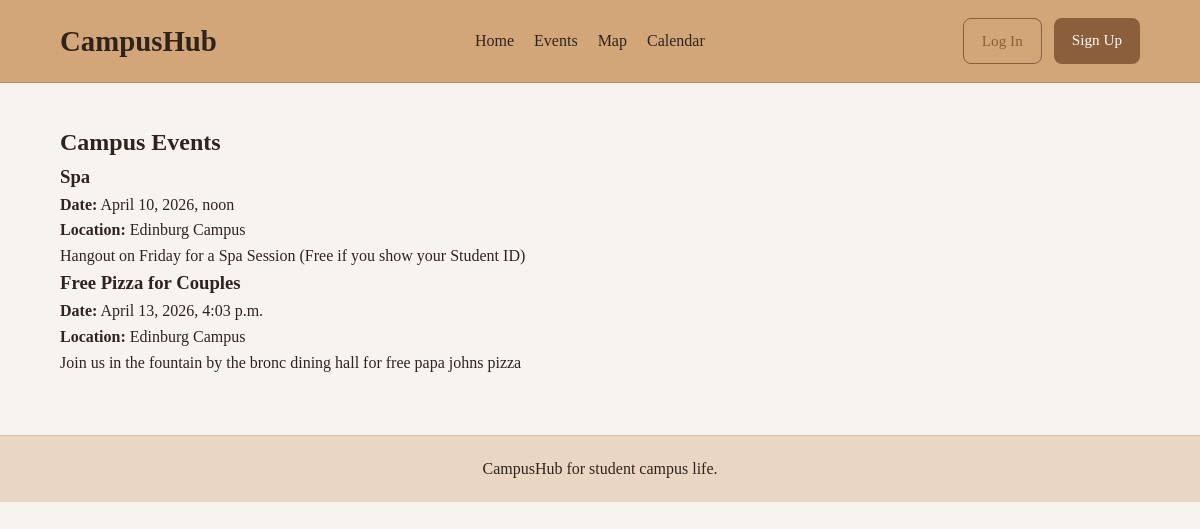
/events/, run on an earlier commit of the app's database.
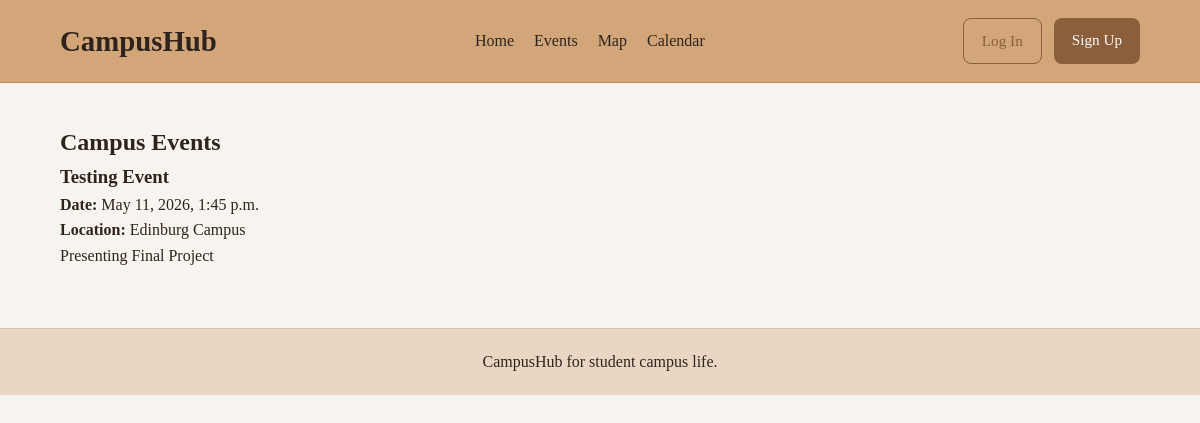
And on a later commit of the database.
### EventApp/models.py (models this page shows, shortened)
class Event(models.Model):
    title = models.CharField(max_length=200)
    description = models.TextField()
    location = models.CharField(max_length=200)
    date = models.DateTimeField()
    latitude = models.FloatField(default=0)
    longitude = models.FloatField(default=0)
    attendees = models.ManyToManyField(User, related_name='rsvped_events', blank=True)

### EventApp/views.py (the view)
# urls.py: path('events/', views.events_view, name='events'),
def events_view(request):
    events = Event.objects.all()
    return render(request, 'events.html', {'events': events})

### templates/events.html (shortened to what this page needs)
{% extends 'base.html' %}
{% block content %}
<section class="detail-section">
    <div class="detail-card">
        <h1 class="detail-title">Campus Events</h1>
        {% if events %}
            {% for event in events %}
                <div class="event-card">
                    <h3>
                        <a href="{% url 'event_detail' event.id %}" class="event-title-link">
                            {{ event.title }}
                        </a>
                    </h3>
                    <p><strong>Date:</strong> {{ event.date }}</p>
                    <p><strong>Location:</strong> {{ event.location }}</p>
                    <p>{{ event.description }}</p>
                </div>
            {% endfor %}
        {% else %}
            <p>No events available yet.</p>
        {% endif %}
    </div>
</section>
{% endblock %}

### templates/base.html (shortened to what this page needs)
{% load static %}
<!DOCTYPE html>
<html lang="en">
<head>
    <link rel="stylesheet" href="{% static 'css/styles.css' %}">
    <link rel="stylesheet" href="https://unpkg.com/leaflet@1.9.4/dist/leaflet.css"/>
</head>
<body>
<header class="site-header">
    <div class="container nav-bar">
        <div class="logo">
            <a href="{% url 'home' %}">CampusHub</a>
        </div>
        <nav class="nav-links">
            <a href="{% url 'home' %}">Home</a>
            <a href="{% url 'events' %}">Events</a>
            <a href="{% url 'map' %}">Map</a>
            <a href="{% url 'calendar' %}">Calendar</a>
        </nav>
        <div class="nav-actions">
            {% if user.is_authenticated %}
                <span class="welcome-text">Hi, {{ user.username }}</span>
                <form action="{% url 'logout' %}" method="post" style="display:inline;">
                    {% csrf_token %}
                    <button type="submit" class="btn btn-outline">Log Out</button>
                </form>
            {% else %}
                <a href="{% url 'login' %}" class="btn btn-outline">Log In</a>
                <a href="{% url 'signup' %}" class="btn btn-solid">Sign Up</a>
            {% endif %}
        </div>
    </div>
</header>
<main class="container main-content">
    {% block content %}
    {% endblock %}
</main>
<footer class="site-footer">
    <div class="container">
        <p>CampusHub for student campus life.</p>
    </div>
</footer>
</body>
</html>

### static/css/styles.css (style rules this page uses)
* { box-sizing: border-box; margin: 0; padding: 0; }
body { background-color: #f7f3ee; color: #2f241d; font-family: Georgia, 'Times New Roman', serif; line-height: 1.6; }
.container { width: 90%; max-width: 1100px; margin: 0 auto; }
.site-header { background-color: #d2a679; border-bottom: 1px solid #b78b61; padding: 18px 0; }
.nav-bar { display: flex; justify-content: space-between; align-items: center; gap: 20px; flex-wrap: wrap; }
.logo a { text-decoration: none; color: #2f241d; font-size: 1.8rem; font-weight: bold; }
.nav-links { display: flex; gap: 20px; flex-wrap: wrap; }
.nav-links a { text-decoration: none; color: #2f241d; font-size: 1rem; }
.nav-actions { display: flex; gap: 12px; }
.btn { display: inline-block; padding: 10px 18px; border-radius: 8px; text-decoration: none; font-size: 0.95rem; transition: 0.2s ease; }
.btn-solid { background-color: #8b5e3c; color: #fffaf5; }
.btn-outline { border: 1px solid #8b5e3c; color: #8b5e3c; background-color: transparent; }
.main-content { padding: 40px 0 60px; }
.site-footer { background-color: #ead7c3; padding: 20px 0; text-align: center; border-top: 1px solid #d8c2ae; }
.event-title-link { color: #2f241d; text-decoration: none; }

What changed in the data, as far as the page shows it:
removed Event: title "Spa", date "April 10, 2026, noon", location "Edinburg Campus", description "Hangout on Friday for a Spa Session (Free if you show your Student ID)"
removed Event: title "Free Pizza for Couples", date "April 13, 2026, 4:03 p.m.", location "Edinburg Campus", description "Join us in the fountain by the bronc dining hall for free papa johns pizza"
added Event: title "Testing Event", date "May 11, 2026, 1:45 p.m.", location "Edinburg Campus", description "Presenting Final Project"
